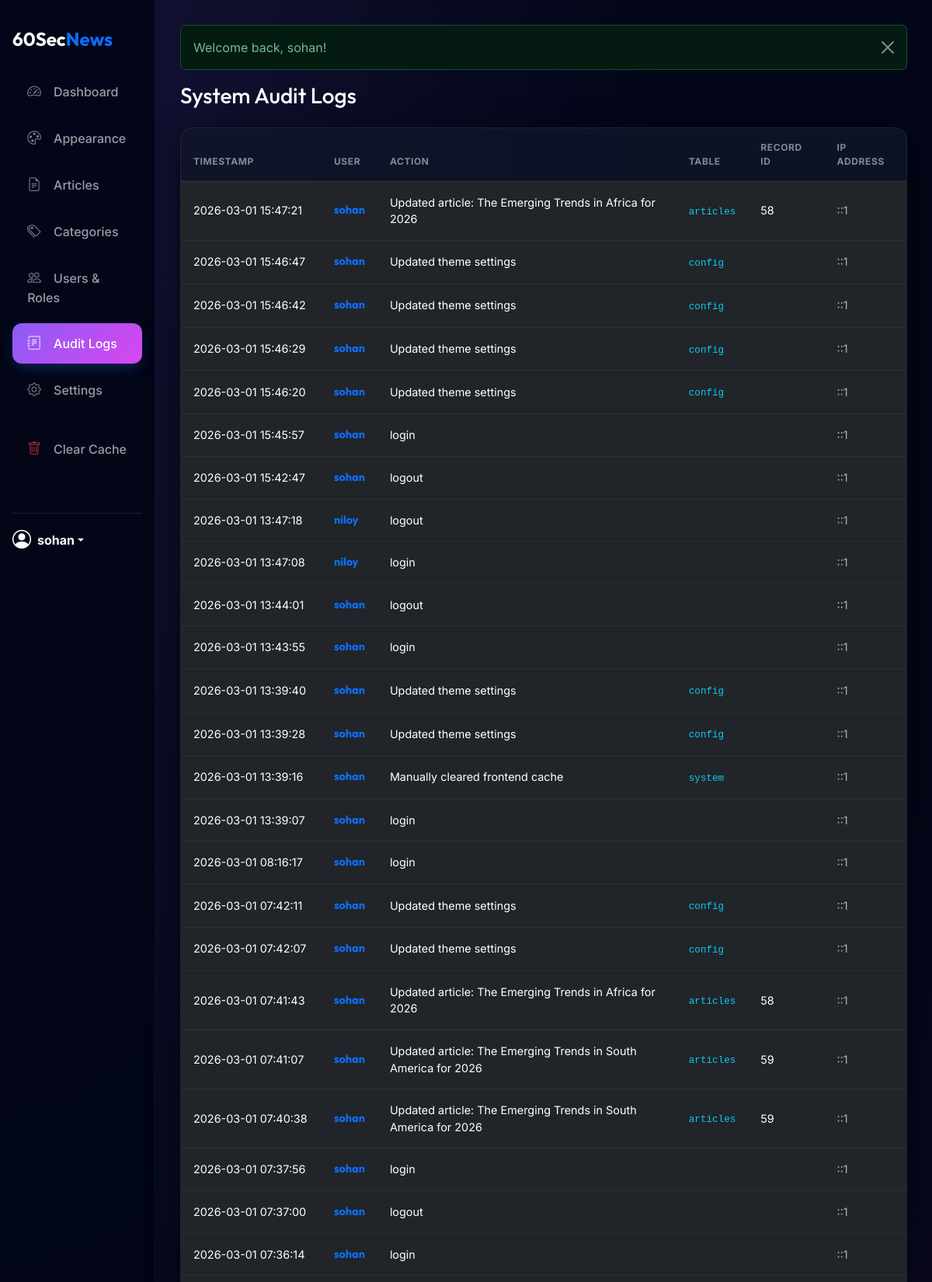
/public/admin/logs.php (signed in, upper part), run on the app's committed database.
### tables this page shows
CREATE TABLE `audit_logs` (
  `id` int(11) NOT NULL,
  `user_id` int(11) NOT NULL,
  `action` varchar(255) NOT NULL,
  `table_name` varchar(50) DEFAULT NULL,
  `record_id` int(11) DEFAULT NULL,
  `ip_address` varchar(45) DEFAULT NULL,
  `timestamp` timestamp NOT NULL DEFAULT current_timestamp()
);

CREATE TABLE `users` (
  `id` int(11) NOT NULL,
  `username` varchar(50) NOT NULL,
  `email` varchar(100) NOT NULL,
  `password_hash` varchar(255) NOT NULL,
  `role_id` int(11) NOT NULL,
  `created_at` timestamp NOT NULL DEFAULT current_timestamp(),
  `last_login` timestamp NULL DEFAULT NULL,
  `login_attempts` int(11) DEFAULT 0,
  `lockout_time` timestamp NULL DEFAULT NULL,
  `status` enum('active','inactive','banned') DEFAULT 'active'
);

### public/admin/logs.php (the view, shortened to what this page needs)
<?php
require_once __DIR__ . '/layout/header.php';
$db = DB::getInstance()->getConnection();
$page = isset($_GET['page']) ? (int) $_GET['page'] : 1;
$per_page = 50;
$offset = ($page - 1) * $per_page;
$logs = $db->query("
    SELECT a.*, u.username
    FROM audit_logs a
    JOIN users u ON a.user_id = u.id
    ORDER BY a.timestamp DESC
    LIMIT $per_page OFFSET $offset
")->fetchAll();
?>
<h1 class="h3 mb-4 text-white">System Audit Logs</h1>
<div class="card">
    <div class="card-body p-0">
        <div class="table-responsive">
            <table class="table table-dark table-hover mb-0" style="font-size: 0.9rem;">
                <thead class="text-uppercase text-muted">
                    <tr>
                        <th>Timestamp</th>
                        <th>User</th>
                        <th>Action</th>
                        <th>Table</th>
                        <th>Record ID</th>
                        <th>IP Address</th>
                    </tr>
                </thead>
                <tbody>
                    <?php foreach ($logs as $log): ?>
                        <tr>
                            <td class="text-nowrap">
                                <?= $log['timestamp'] ?>
                            </td>
                            <td class="fw-bold text-primary">
                                <?= e($log['username']) ?>
                            </td>
                            <td>
                                <?= e($log['action']) ?>
                            </td>
                            <td><code class="text-info"><?= $log['table_name'] ?></code></td>
                            <td>
                                <?= $log['record_id'] ?>
                            </td>
                            <td class="text-muted text-nowrap">
                                <?= e($log['ip_address']) ?>
                            </td>
                        </tr>
                    <?php endforeach; ?>
                </tbody>
            </table>
        </div>
    </div>
</div>
<?php require_once __DIR__ . '/layout/footer.php'; ?>

### public/admin/layout/header.php (style rules this page uses)
:root { --primary-gradient: linear-gradient(135deg, #1e3a8a 0%, #2563eb 100%); --glass-bg: rgba(255, 255, 255, 0.03); --glass-border: rgba(255, 255, 255, 0.08); --sidebar-width: 260px; --radius-premium: 16px; }
body { font-family: 'Inter', sans-serif; background-color: #0c0e14; color: #e2e8f0; min-height: 100vh; }
body.theme-admin-midnight { background-color: #020617; background-image: radial-gradient(at 0% 0%, rgba(139, 92, 246, 0.15) 0px, transparent 50%), radial-gradient(at 100% 100%, rgba(217, 70, 239, 0.1) 0px, transparent 50%); color: #f8fafc; }
body.theme-admin-midnight .card { background: rgba(15, 23, 42, 0.8); border: 1px solid rgba(255, 255, 255, 0.08); box-shadow: 0 10px 40px rgba(0, 0, 0, 0.6); }
h1, h2, h3, h4, .fw-bold, .sidebar-brand { font-family: 'Outfit', sans-serif; }
.card { background: rgba(30, 41, 59, 0.4); backdrop-filter: blur(10px); -webkit-backdrop-filter: blur(10px); border: 1px solid var(--glass-border); border-radius: var(--radius-premium); box-shadow: 0 10px 30px -10px rgba(0, 0, 0, 0.3); overflow: hidden; }
.table { color: #cbd5e1; margin-bottom: 0; }
.table thead th { background: rgba(15, 23, 42, 0.2); border-bottom: 1px solid var(--glass-border); text-transform: uppercase; font-size: 0.75rem; letter-spacing: 0.05em; color: rgba(255, 255, 255, 0.5); padding: 1rem; }
.table td { border-bottom: 1px solid rgba(255, 255, 255, 0.05); padding: 1rem; vertical-align: middle; }

### data on the page
audit_logs: timestamp "2026-03-01 15:47:21", user.username "sohan", action "Updated article: The Emerging Trends in Africa for 2026", table_name "articles", record "58", ip_address "::1"
audit_logs: timestamp "2026-03-01 15:46:47", user.username "sohan", action "Updated theme settings", table_name "config", ip_address "::1"
audit_logs: timestamp "2026-03-01 15:46:42", user.username "sohan", action "Updated theme settings", table_name "config", ip_address "::1"
audit_logs: timestamp "2026-03-01 15:46:29", user.username "sohan", action "Updated theme settings", table_name "config", ip_address "::1"
audit_logs: timestamp "2026-03-01 15:46:20", user.username "sohan", action "Updated theme settings", table_name "config", ip_address "::1"
audit_logs: timestamp "2026-03-01 15:45:57", user.username "sohan", action "login", ip_address "::1"
audit_logs: timestamp "2026-03-01 15:42:47", user.username "sohan", action "logout", ip_address "::1"
audit_logs: timestamp "2026-03-01 13:47:18", user.username "niloy", action "logout", ip_address "::1"
audit_logs: timestamp "2026-03-01 13:47:08", user.username "niloy", action "login", ip_address "::1"
audit_logs: timestamp "2026-03-01 13:44:01", user.username "sohan", action "logout", ip_address "::1"
audit_logs: timestamp "2026-03-01 13:43:55", user.username "sohan", action "login", ip_address "::1"
audit_logs: timestamp "2026-03-01 13:39:40", user.username "sohan", action "Updated theme settings", table_name "config", ip_address "::1"
audit_logs: timestamp "2026-03-01 13:39:28", user.username "sohan", action "Updated theme settings", table_name "config", ip_address "::1"
audit_logs: timestamp "2026-03-01 13:39:16", user.username "sohan", action "Manually cleared frontend cache", table_name "system", ip_address "::1"
audit_logs: timestamp "2026-03-01 13:39:07", user.username "sohan", action "login", ip_address "::1"
audit_logs: timestamp "2026-03-01 08:16:17", user.username "sohan", action "login", ip_address "::1"
audit_logs: timestamp "2026-03-01 07:42:11", user.username "sohan", action "Updated theme settings", table_name "config", ip_address "::1"
audit_logs: timestamp "2026-03-01 07:42:07", user.username "sohan", action "Updated theme settings", table_name "config", ip_address "::1"
audit_logs: timestamp "2026-03-01 07:41:43", user.username "sohan", action "Updated article: The Emerging Trends in Africa for 2026", table_name "articles", record "58", ip_address "::1"
audit_logs: timestamp "2026-03-01 07:41:07", user.username "sohan", action "Updated article: The Emerging Trends in South America for 2026", table_name "articles", record "59", ip_address "::1"
audit_logs: timestamp "2026-03-01 07:40:38", user.username "sohan", action "Updated article: The Emerging Trends in South America for 2026", table_name "articles", record "59", ip_address "::1"
audit_logs: timestamp "2026-03-01 07:37:56", user.username "sohan", action "login", ip_address "::1"
audit_logs: timestamp "2026-03-01 07:37:00", user.username "sohan", action "logout", ip_address "::1"
audit_logs: timestamp "2026-03-01 07:36:14", user.username "sohan", action "login", ip_address "::1"

### other printed values
$_SESSION['username'] "sohan"
$message "Welcome back, sohan!"
